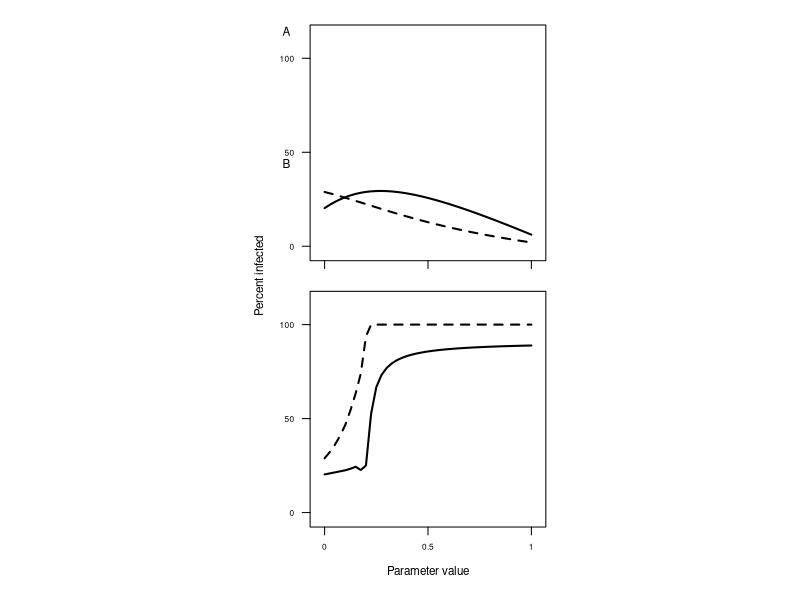
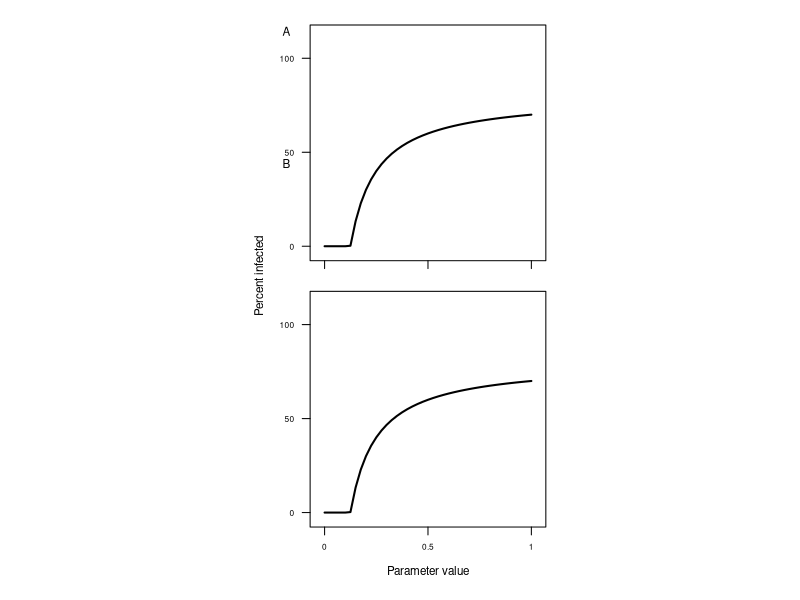

Recreate these plots in R, in order.
#### Compartmental epidemic models for Pentatomid vector-borne pathogen systems
#### Developed by Adam Zeilinger for:  
#### Chapter 13. Pentatomids as vectors of plant pathogens. In McPherson, J. (ed.), Biology of Invasive Stink Bugs and Related Species (Pentatomoidea) (201)

# Load packages
library(lattice)
library(deSolve)
library(data.table)
library(tidyr)


######################################################################################################
#### Symbiotic pathogen model
######################################################################################################

#### Numerical simulation of symbiotic model
# Equations for model
SymModel <- function(Time, State, Pars){
  with(as.list(c(State, Pars)), {
    # Defended patch
    dS <- a*I - (beta*S*V)/(I + S)
    dI <- (beta*S*V)/(I + S) - a*I
    dU <- bu*((K - U)/K)*U + mu*V - (alpha*I*U)/(I + S) - du*U
    dV <- bv*((K - V)/K)*V + (alpha*I*U)/(I + S) - mu*V - dv*V
    return(list(c(dS, dI, dU, dV)))
  })
}

## Function to run simulations and output infective host (I) and infectious vector (V) densities
SimFunc1 <- function(x){
  x <- as.numeric(x)
  Pars <- c(alpha = x[1], beta = x[2], 
            mu = x[3], a = x[4],
            bu = x[5], bv = x[6],
            du = x[7], dv = x[8],
            K = x[9])
  State <- c(S = S, I = I, U = U, V = V)
  Time <- seq(0, 2000, by = 2) # time steps to 2000 by 2
  model.out <- as.data.frame(ode(func = SymModel,
                                 y = State,
                                 parms = Pars,
                                 times = Time))
  model.dat <- data.frame(model.out[nrow(model.out),c("time", "S", "I", "U", "V")])
  return(c(x[3], x[6], model.dat))
}

#### Define non-varying parameter values
alpha <- 0.4
beta <- 0.4
a <- 0.1
bu <- 0.3
du <- 0.2
dv <- 0.2
K <- 250

#### State variable starting values
S = 100; E = 0; I = 0
U = 199; V = 1
N = S + I
M = U + V


#### Run multiple simulations and return only equilibria
#### Varying bv (transovarial transmission)
# Define varying parameters
mu <- 0
bv <- seq(0,1,by=0.025)
# Gather all parameter values
params <- cbind(alpha, beta, mu, a, bu, bv, du, dv, K)
# Run simulations
SymRun <- as.data.frame(rbindlist(apply(params, 1, SimFunc1)))
# Construct data set with varying bv
bvPerc <- data.frame(param = "bv",
                     var = SymRun[,2],
                     PercI = (SymRun$I/N)*100,
                     PercV = (SymRun$V/(SymRun$U+SymRun$V))*100)


#### Varying mu (recovery rate)
# Define varying parameters
mu <- seq(0,1,by=0.025)
bv <- 0
# Gather all parameter values
params <- cbind(alpha, beta, mu, a, bu, bv, du, dv, K)
# Run simulations
SymRun <- as.data.frame(rbindlist(apply(params, 1, SimFunc1)))
# Construct data set with varying mu -- vector recovery/persistence
MuPerc <- data.frame(param = "mu",
                     var = SymRun[,1],
                     PercI = (SymRun$I/N)*100,
                     PercV = (SymRun$V/(SymRun$U+SymRun$V))*100)


# Combine data sets and prepare for plotting
SymResults <- rbind(MuPerc,bvPerc)
PlotResults <- gather(SymResults, "State", "Value", 3:4)

# Plotting Figure 13.2
jpeg(file = "Symbiotic_model_plot.jpg",
     width = 76, height = 76, units = "mm", res = 600)
  plot.new()
  xyplot(Value ~ var|param, groups = State, data = PlotResults,
         scales = list(col = 1, alternating = 1, tck = c(1, 0), cex = 0.5, relation = "free",
                       x = list(limits = c(0,1), at = seq(0,1,0.5),
                                labels = list(seq(0,1,0.5),rep("",3))),
                       y = list(limits = c(0, 110), at = seq(0,100,50),
                                labels = list(seq(0,100,50), seq(0,100,50)))
         ),
         xlab = list("Parameter value", cex = 0.7), 
         ylab = list("Percent infected", cex = 0.7),
         layout = c(1,2), pch = c(16), cex = 1,
         type = 'l', aspect = 1, strip = FALSE,
         col = "black", lty = c(1,2), lwd = 2)
  mtext(c("A", "B"), side = 3, cex = 0.7, adj = rep(0.3, 2), padj = c(-4.7, 10))
dev.off()



################################################################################
#### Facultative pathogens model
################################################################################
#### Numerical simulation of Facultative model
# Equations for model
FacModel <- function(Time, State, Pars){
  with(as.list(c(State, Pars)), {
    # Defended patch
    dS <- a*I + a*E - beta*S
    dE <- beta*S - (delta*E*I)/N - a*E
    dI <- (delta*E*I)/N - a*I
    return(list(c(dS, dE, dI)))
  })
}

## Function to run simulations and output infective host (I) and infectious vector (V) densities
FacFunc <- function(x){
  x <- as.numeric(x)
  Pars <- c(beta = x[1], delta = x[2], a = x[3])
  State <- c(S = S, E = E, I = I)
  Time <- seq(0, 2000, by = 2) # time steps to 1500 by 2
  model.out <- as.data.frame(ode(func = FacModel,
                                 y = State,
                                 parms = Pars,
                                 times = Time))
  model.dat <- data.frame(model.out[nrow(model.out),c("time", "S", "E", "I")])
  return(c(x[2],model.dat))
}

#### Define parameter values
beta <- 0.4
delta <- seq(0,1,by=0.025)
a <- 0.1

params <- cbind(beta, delta, a)

#### State variable starting values
S = 99; E = 0; I = 1
N = S + E + I

#### Run multiple simulations and return only equilibria
FacRun <- as.data.frame(rbindlist(apply(params, 1, FacFunc)))

# Construct data set with varying beta
BetaPerc <- data.frame(param = "beta",
                        var = FacRun[,1],
                        PercI = (FacRun$I/N)*100)
# Construct data set with varying delta
DeltaPerc <- data.frame(param = "delta",
                        var = FacRun[,1],
                        PercI = (FacRun$I/N)*100)

# Combine data sets
FacResults <- rbind(BetaPerc,DeltaPerc)


# Plotting Figure 13.3
jpeg("Facultative_model_plot.jpg",
     width = 76, height = 76, units = "mm", res = 600)
  plot.new()
  xyplot(PercI ~ var|param, data = FacResults,
         scales = list(col = 1, alternating = 1, tck = c(1, 0), cex = 0.5, relation = "free",
                       x = list(limits = c(0,1), at = seq(0,1,0.5),
                                labels = list(seq(0,1,0.5),rep("",3))),
                       y = list(limits = c(0, 110), at = seq(0,100,50),
                                labels = list(seq(0,100,50), seq(0,100,50)))
         ),
         xlab = list("Parameter value", cex = 0.7), 
         ylab = list("Percent infected", cex = 0.7),
         layout = c(1,2), pch = c(16), cex = 1,
         type = 'l', aspect = 1, strip = FALSE,
         col = "black", lty = c(1,2), lwd = 2)
  mtext(c("A", "B"), side = 3, cex = 0.7, adj = rep(0.3, 2), padj = c(-4.7, 10))
dev.off()
